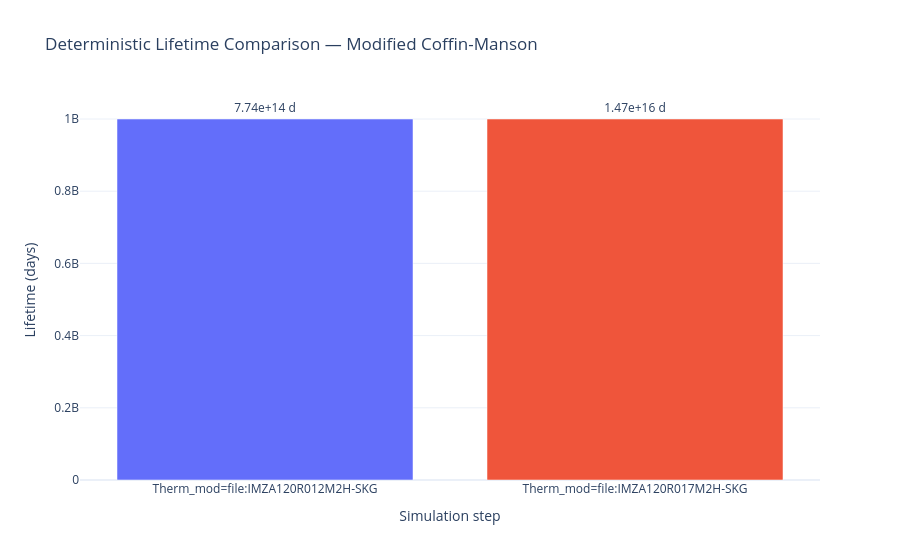

Notebook code for this chart:
### Code cell
if not df_lifetime.empty:

    # ── Build x-axis labels from swept parameters ──────────────────────────────
    def _step_label(row):
        reserved = {'step','damage','lifetime_h','lifetime_days','lifetime_years'}
        extras   = [k for k in row.index if k not in reserved]
        if not extras:
            return f"Step {int(row['step'])}"
        lp = SWEEP_LABEL_PARAM or extras[0]
        v  = row[lp]
        return f"{lp}={v:.4g}" if isinstance(v, float) else f"{lp}={v}"

    x_labels = [_step_label(r) for _, r in df_lifetime.iterrows()]
    y_days   = df_lifetime['lifetime_days'].tolist()

    # Cap infinite/very large values for display; annotate with actual text
    y_cap    = [min(v, 1e9) if np.isfinite(v) else 1e9 for v in y_days]
    y_text   = [f"{v:.2e} d" if v > 1e6 else f"{v:.1f} d" for v in y_days]

    use_log  = (
        len(y_cap) > 1
        and max(y_cap) / (min(v for v in y_cap if v > 0) + 1e-9) > 50
    )

    palette  = px.colors.qualitative.Plotly if len(x_labels) <= 10 else None
    colors   = (palette[:len(x_labels)] if palette
                else ['steelblue'] * len(x_labels))

    fig_cmp = go.Figure(go.Bar(
        x             = x_labels,
        y             = y_cap,
        marker_color  = colors,
        text          = y_text,
        textposition  = 'outside',
        hovertemplate = '<b>%{x}</b><br>Lifetime: %{text}<extra></extra>',
    ))
    fig_cmp.update_layout(
        title       = (f'Deterministic Lifetime Comparison — '
                       f'{LIFETIME_MODELS[MODEL_KEY]["name"]}'),
        xaxis_title = 'Simulation step',
        yaxis_title = 'Lifetime (days)',
        yaxis_type  = 'log' if use_log else 'linear',
        template    = 'plotly_white',
    )
    fig_cmp.show()
else:
    print("No lifetime data to plot.")

### Figure 1 — Plotly figure (JSON) as saved in the notebook; plotly's stock layout.template omitted (floating-point values rounded to 4 significant figures)
{"data": [{"hovertemplate": "<b>%{x}</b><br>Lifetime: %{text}<extra></extra>", "marker": {"color": ["#636EFA", "#EF553B"]}, "text": ["7.74e+14 d", "1.47e+16 d"], "textposition": "outside", "type": "bar", "x": ["Therm_mod=file:IMZA120R012M2H-SKG", "Therm_mod=file:IMZA120R017M2H-SKG"], "y": [1000000000, 1000000000]}], "layout": {"title": {"text": "Deterministic Lifetime Comparison — Modified Coffin-Manson"}, "xaxis": {"title": {"text": "Simulation step"}}, "yaxis": {"title": {"text": "Lifetime (days)"}, "type": "linear"}}}
